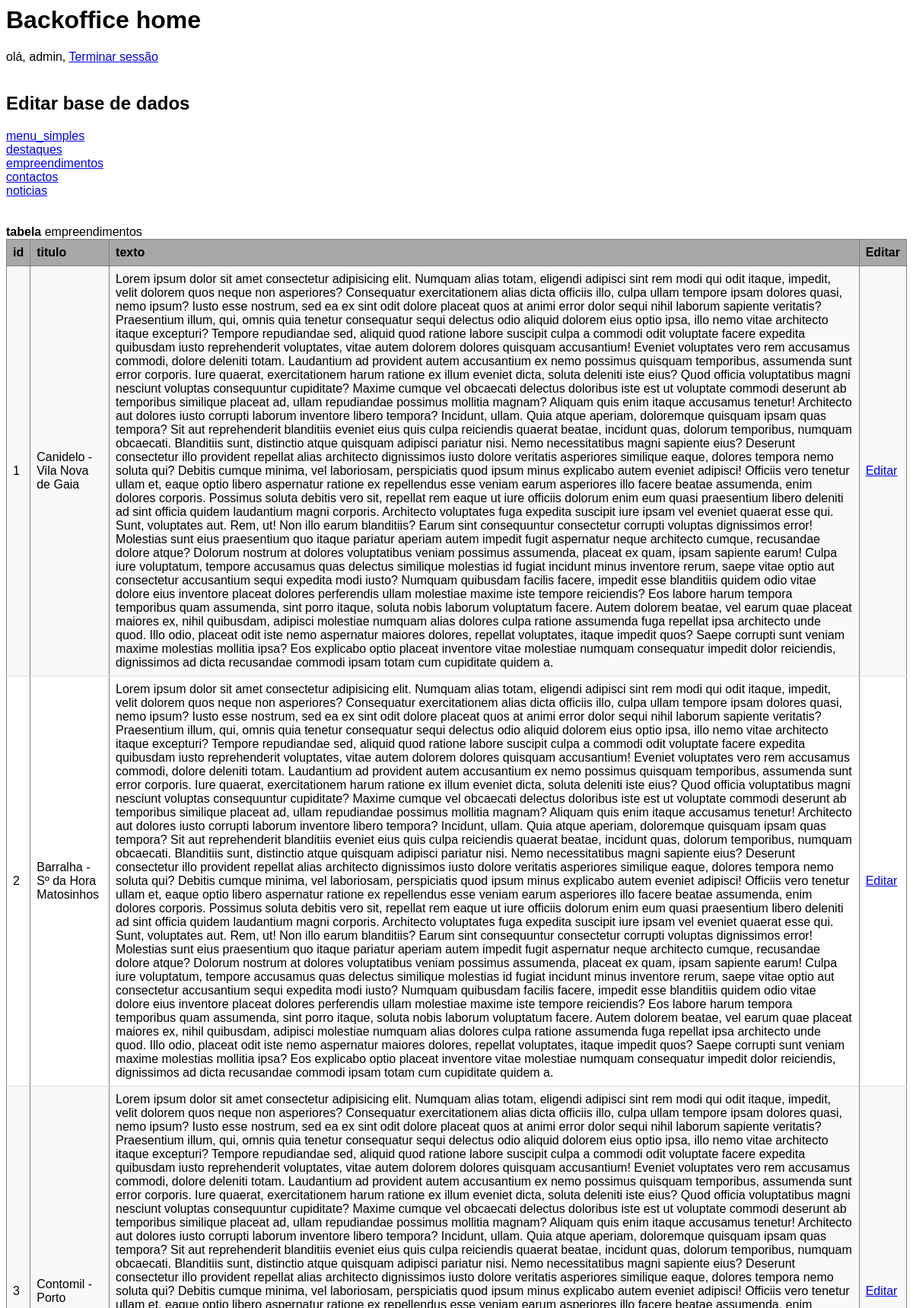
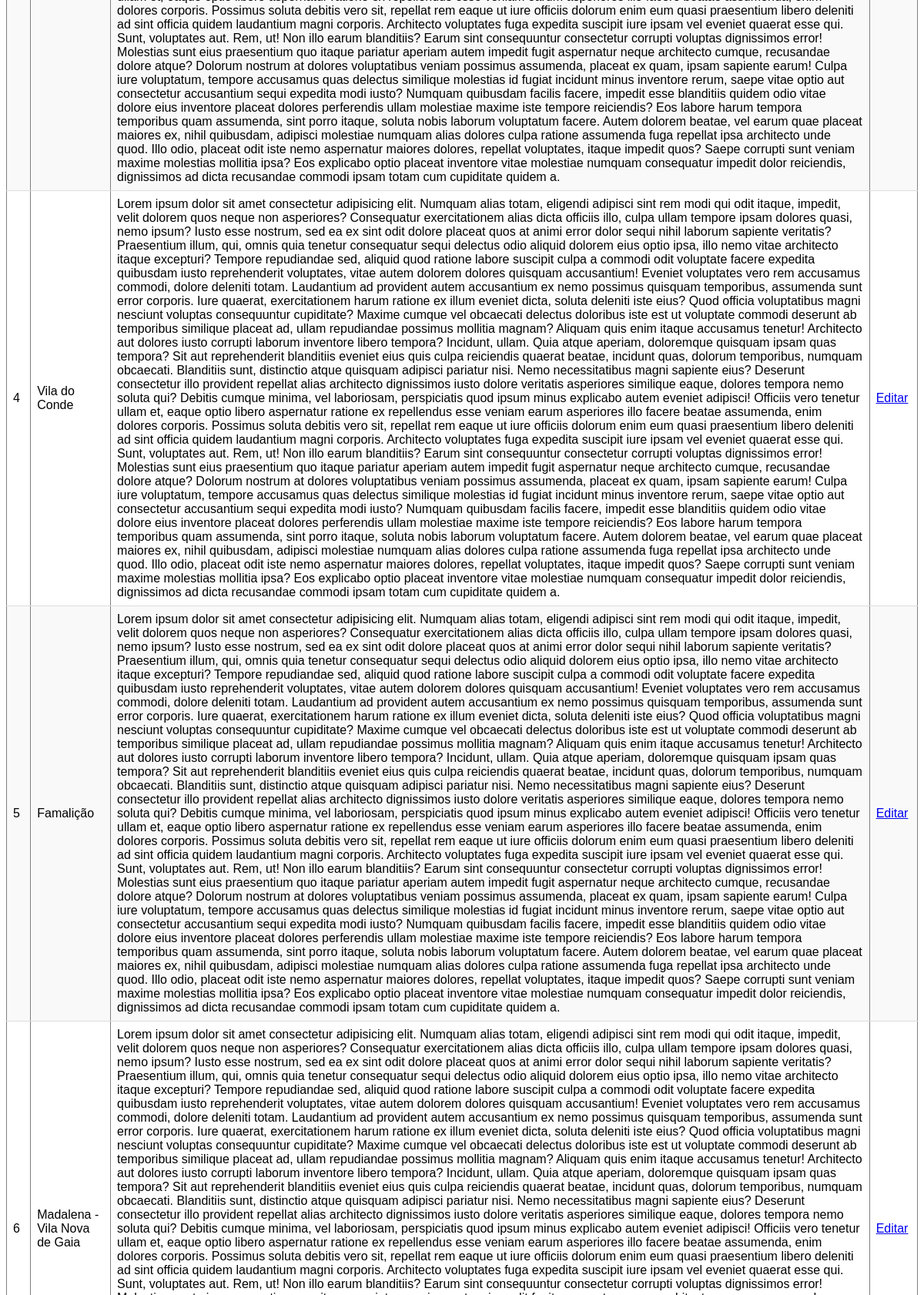
The app's page /backoffice/home.php?tabela=empreendimentos (signed in, upper part) with its own data (2 pictures, top to bottom).
### tables this page shows
CREATE TABLE `empreendimentos` (
  `id` int(11) NOT NULL,
  `titulo` varchar(250) NOT NULL,
  `texto` longtext NOT NULL
);

### helpers/bd_helper.php (called while the page is built, shortened)
<?php
$pdo = new PDO('mysql:host=localhost;dbname=construcao_e_habitacao_bd', 'root', '');
function selectSQL($sql){
    global $pdo;
    $consult = $pdo->query($sql);
    $result = $consult->fetchAll(PDO::FETCH_ASSOC);
    return $result;
}
?>

### backoffice/home.php (the view, shortened to what this page needs)
<?php
function fazer_tabela($sql_statment){
	$tabela = explode(" ", $sql_statment)[sizeof(explode(" ", $sql_statment))-1];
	echo "<b>tabela</b> " . $tabela;
	$sqla = selectSQL($sql_statment);
if (!empty($sqla)) {
    echo "<table class='tabela_outputs_db' border='1'>";
    echo "<tr>";
    foreach ($sqla[0] as $key => $value) {
        echo "<th>$key</th>";
    }
    echo "<th>Editar</th>";
    echo "</tr>";
    foreach ($sqla as $item) {
        echo "<tr>";
        foreach ($item as $value) {
            echo "<td>$value</td>";
        }
        echo "<td><a href='editar.php?tabela=" . $tabela . "&id=" . $item['id'] ."'>Editar</a></td>";
        echo "</tr>";
    }
    echo "</table><br><br>";
} else {
    echo "No results found.";
}
}
?>
<html lang="pt">
<head>
</head>
<body>
<h1>Backoffice home</h1>
olá, <?php echo $_COOKIE['utilizador'] ?>, <a href="logout.php">Terminar sessão</a>
<br><br>
<h2>Editar base de dados</h2>
<a href="?tabela=menu_simples">menu_simples</a><br>
<a href="?tabela=destaques">destaques</a><br>
<a href="?tabela=empreendimentos">empreendimentos</a><br>
<a href="?tabela=contactos">contactos</a><br>
<a href="?tabela=noticias">noticias</a><br>
<br><br>
<?php
if (isset($_GET['tabela'])) {
		$statment = "SELECT * FROM " . $_GET['tabela'];
		fazer_tabela($statment);
} else{
	echo "Selecione uma das tabelas acima para editar a mesma";
}
?>
</body>
</html>

### backoffice/home.php (style rules this page uses)
body { font-family: Arial, sans-serif; font-size: 16px; }
table { border-collapse: collapse; width: 100%; }
th { background-color: #a8a8a8; text-align: left; padding: 8px; }
tr:nth-child(even) { background-color: #f9f9f9; }
td { padding: 8px; border-bottom: 1px solid #ddd; }

### records on screen
empreendimentos: id "1", titulo "Canidelo - Vila Nova de Gaia", texto "Lorem ipsum dolor sit amet consectetur adipisicing elit. Numquam alias totam, eligendi adipisci sint rem modi qui odit itaque, impedit, velit dolorem quos neque non asperiores? Consequatur exercitationem alias dicta officiis illo, culpa ullam tempore ipsam dolores quasi, nemo ipsum? Iusto esse nostrum, sed ea ex sint odit dolore placeat quos at animi error dolor sequi nihil laborum sapiente veritatis? Praesentium illum, qui, omnis quia tenetur consequatur sequi delectus odio aliquid dolorem eius optio ipsa, illo nemo vitae architecto itaque excepturi? Tempore repudiandae sed, aliquid quod ratione labore suscipit culpa a commodi odit voluptate facere expedita quibusdam iusto reprehenderit…"
empreendimentos: id "2", titulo "Barralha - Sº da Hora Matosinhos", texto "Lorem ipsum dolor sit amet consectetur adipisicing elit. Numquam alias totam, eligendi adipisci sint rem modi qui odit itaque, impedit, velit dolorem quos neque non asperiores? Consequatur exercitationem alias dicta officiis illo, culpa ullam tempore ipsam dolores quasi, nemo ipsum? Iusto esse nostrum, sed ea ex sint odit dolore placeat quos at animi error dolor sequi nihil laborum sapiente veritatis? Praesentium illum, qui, omnis quia tenetur consequatur sequi delectus odio aliquid dolorem eius optio ipsa, illo nemo vitae architecto itaque excepturi? Tempore repudiandae sed, aliquid quod ratione labore suscipit culpa a commodi odit voluptate facere expedita quibusdam iusto reprehenderit…"
empreendimentos: id "3", titulo "Contomil - Porto", texto "Lorem ipsum dolor sit amet consectetur adipisicing elit. Numquam alias totam, eligendi adipisci sint rem modi qui odit itaque, impedit, velit dolorem quos neque non asperiores? Consequatur exercitationem alias dicta officiis illo, culpa ullam tempore ipsam dolores quasi, nemo ipsum? Iusto esse nostrum, sed ea ex sint odit dolore placeat quos at animi error dolor sequi nihil laborum sapiente veritatis? Praesentium illum, qui, omnis quia tenetur consequatur sequi delectus odio aliquid dolorem eius optio ipsa, illo nemo vitae architecto itaque excepturi? Tempore repudiandae sed, aliquid quod ratione labore suscipit culpa a commodi odit voluptate facere expedita quibusdam iusto reprehenderit…"
empreendimentos: id "4", titulo "Vila do Conde", texto "Lorem ipsum dolor sit amet consectetur adipisicing elit. Numquam alias totam, eligendi adipisci sint rem modi qui odit itaque, impedit, velit dolorem quos neque non asperiores? Consequatur exercitationem alias dicta officiis illo, culpa ullam tempore ipsam dolores quasi, nemo ipsum? Iusto esse nostrum, sed ea ex sint odit dolore placeat quos at animi error dolor sequi nihil laborum sapiente veritatis? Praesentium illum, qui, omnis quia tenetur consequatur sequi delectus odio aliquid dolorem eius optio ipsa, illo nemo vitae architecto itaque excepturi? Tempore repudiandae sed, aliquid quod ratione labore suscipit culpa a commodi odit voluptate facere expedita quibusdam iusto reprehenderit…"
empreendimentos: id "5", titulo "Famalição", texto "Lorem ipsum dolor sit amet consectetur adipisicing elit. Numquam alias totam, eligendi adipisci sint rem modi qui odit itaque, impedit, velit dolorem quos neque non asperiores? Consequatur exercitationem alias dicta officiis illo, culpa ullam tempore ipsam dolores quasi, nemo ipsum? Iusto esse nostrum, sed ea ex sint odit dolore placeat quos at animi error dolor sequi nihil laborum sapiente veritatis? Praesentium illum, qui, omnis quia tenetur consequatur sequi delectus odio aliquid dolorem eius optio ipsa, illo nemo vitae architecto itaque excepturi? Tempore repudiandae sed, aliquid quod ratione labore suscipit culpa a commodi odit voluptate facere expedita quibusdam iusto reprehenderit…"
empreendimentos: id "6", titulo "Madalena - Vila Nova de Gaia"

### other values on screen
$_COOKIE['utilizador'] "admin"
$tabela "empreendimentos"
$key "id"
$key "titulo"
$key "texto"
